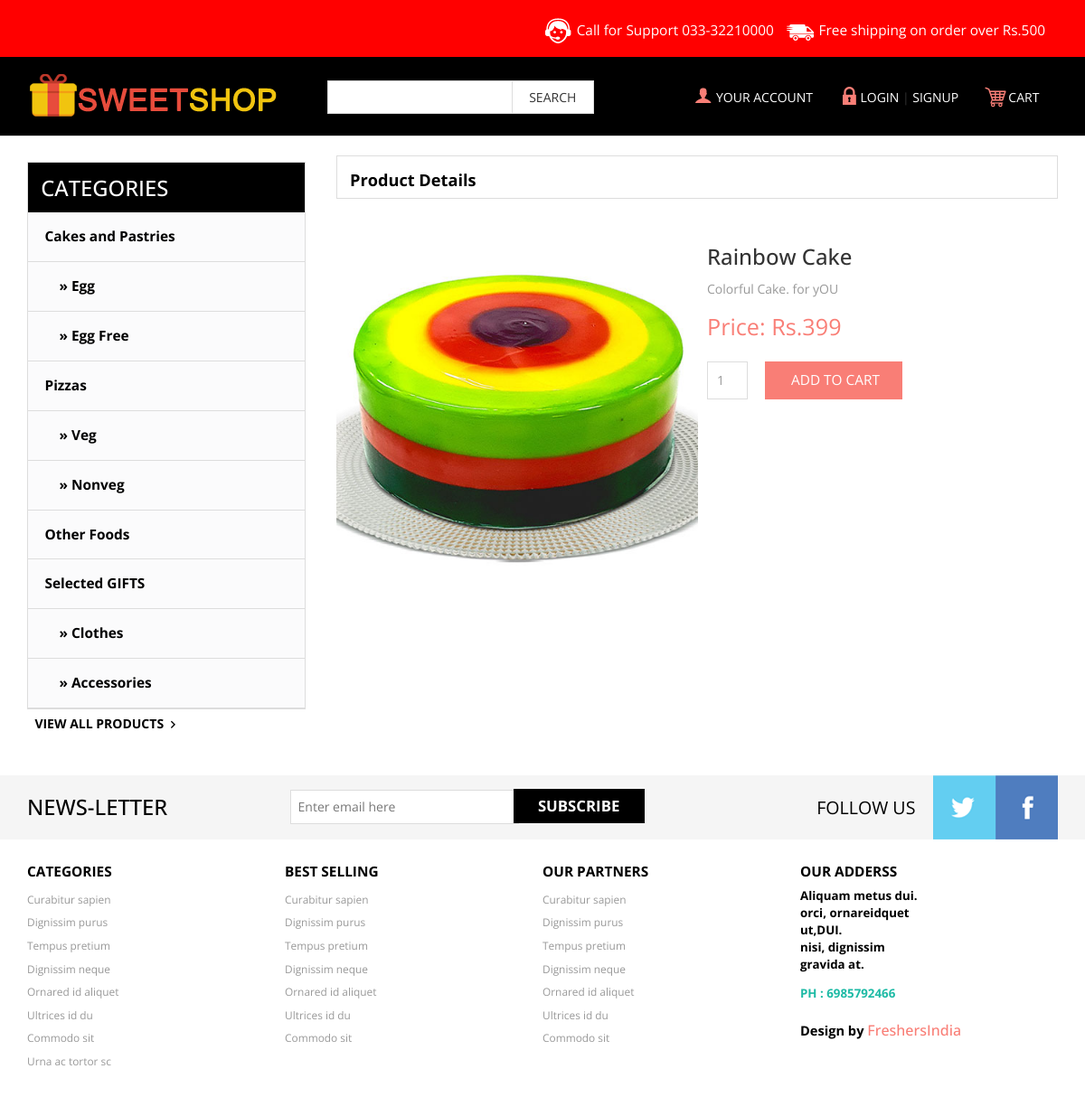
Screenshot of /details.php?id=106 with the database file from the repository.
### tables this page shows
CREATE TABLE `products` (
  `id` int(11) NOT NULL,
  `name` varchar(100) NOT NULL DEFAULT '',
  `details` text NOT NULL,
  `image` varchar(100) NOT NULL DEFAULT '',
  `price` int(4) NOT NULL DEFAULT 0,
  `cid` int(6) NOT NULL DEFAULT 0,
  `total_views` int(11) NOT NULL,
  `total_sales` int(11) NOT NULL
);

CREATE TABLE `category` (
  `cid` int(6) NOT NULL,
  `cname` varchar(100) NOT NULL DEFAULT '',
  `parent_id` int(6) NOT NULL DEFAULT 0
);

### details.php (the view, shortened to what this page needs)
<?php
include "lib/connection.php";
include "lib/header.php";
$sql = "SELECT * FROM `products` WHERE `id` = '$_GET[id]' ";
$res = $db->query($sql);
$row = $res->fetch_array();
?>
   <div class="products">
	   		     	<h5 class="latest-product">Product Details</h5>
   </div>
			<table>
			<tr>
				<td>
					<br> <img src="<?=$row['image'];?>" WIDTH = 400 />
				</td>
				<td STYLE = "padding: 10px; vertical-align: top;">
				     	<h3 class="m_3"><?=$row['name'];?></h3>
				     	<p class="m_text"><?=$row['details'];?></p>
					 <div class="left-n ">Price: Rs.<?php print $row['price'];?></div>
					<div class="clearfix"> </div>
					<div class="contact-form">
						<form method="post" action="add.php">
						<table>
						<tr>
							<td><input type="text" name="quantity"  VALUE = "1" SIZE = 4></td>
							<td><input type="submit"  VALUE = " Add to Cart" ></td>
						</tr>
						</table>
					</form>
					 </div>
				</td>
			</tr>
			</table>
<?php
include "lib/footer.php";
?>

### lib/footer.php (shortened to what this page needs)
	   		   </div>
			   <div class="sub-cate">
				<div class=" top-nav rsidebar span_1_of_left">
					<h3 class="cate">CATEGORIES</h3>
		 <ul class="menu">
			<ul class="kid-menu ">
<?php
include_once "lib/connection.php";
$sql = "SELECT * FROM `category` WHERE `parent_id` = '0' ";
$res = $db->query($sql);
while($row = $res->fetch_array()) {
	print "<li><a href=\"products.php?cid=$row[cid]\">$row[cname]</a></li>";
	$sql2 = "SELECT * FROM `category` WHERE `parent_id` = '$row[cid]' ";
	$res2 = $db->query($sql2);
	while($row2 = $res2->fetch_array()) {
		print "<li><a href=\"products.php?cid=$row2[cid]\"> &nbsp; &nbsp; &raquo; $row2[cname]</a></li>";
	}
}
?>
			</ul>
	</ul>
					</div>
	   		     	 <a class="view-all all-product" href="product.html">VIEW ALL PRODUCTS<span> </span></a>
			</div>
		</div>
	<div class="footer">
		<div class="footer-top">
			<div class="container">
				<div class="latter">
					<h6>NEWS-LETTER</h6>
					<div class="sub-left-right">
						<form>
							<input type="text" value="Enter email here"onfocus="this.value = '';" onblur="if (this.value == '') {this.value = 'Enter email here';}" />
							<input type="submit" value="SUBSCRIBE" />
						</form>
					</div>
				</div>
				<div class="latter-right">
					<p>FOLLOW US</p>
					<ul class="face-in-to">
						<li><a href="#"><span> </span></a></li>
						<li><a href="#"><span class="facebook-in"> </span></a></li>
					</ul>
					<div class="clearfix"> </div>
				</div>
			</div>
		</div>
		<div class="footer-bottom">
			<div class="container">
				<div class="footer-bottom-cate">
					<h6>CATEGORIES</h6>
					<ul>
						<li><a href="#">Curabitur sapien</a></li>
						<li><a href="#">Dignissim purus</a></li>
						<li><a href="#">Tempus pretium</a></li>
						<li ><a href="#">Dignissim neque</a></li>
						<li ><a href="#">Ornared id aliquet</a></li>
						<li><a href="#">Ultrices id du</a></li>
						<li><a href="#">Commodo sit</a></li>
						<li ><a href="#">Urna ac tortor sc</a></li>
					</ul>
				</div>
				<div class="footer-bottom-cate bottom-grid-cat">
					<h6>BEST SELLING</h6>
					<ul>
						<li><a href="#">Curabitur sapien</a></li>
						<li><a href="#">Dignissim purus</a></li>
						<li><a href="#">Tempus pretium</a></li>
						<li ><a href="#">Dignissim neque</a></li>
						<li ><a href="#">Ornared id aliquet</a></li>
						<li><a href="#">Ultrices id du</a></li>
						<li><a href="#">Commodo sit</a></li>
					</ul>
				</div>
				<div class="footer-bottom-cate">
					<h6>OUR PARTNERS</h6>
					<ul>
						<li><a href="#">Curabitur sapien</a></li>
						<li><a href="#">Dignissim purus</a></li>
						<li><a href="#">Tempus pretium</a></li>
						<li ><a href="#">Dignissim neque</a></li>
						<li ><a href="#">Ornared id aliquet</a></li>
						<li><a href="#">Ultrices id du</a></li>
						<li><a href="#">Commodo sit</a></li>
					</ul>
				</div>
				<div class="footer-bottom-cate cate-bottom">
					<h6>OUR ADDERSS</h6>
					<ul>
						<li>Aliquam metus  dui. </li>
						<li>orci, ornareidquet</li>
						<li> ut,DUI.</li>
						<li >nisi, dignissim</li>
						<li >gravida at.</li>
						<li class="phone">PH : 6985792466</li>
						<li class="temp"> <p class="footer-class">Design by <a href="http://freshersindia.com/" target="_blank">FreshersIndia</a> </p></li>
					</ul>
				</div>
				<div class="clearfix"> </div>
			</div>
		</div>
	</div>
</body>
</html>

### css/style.css (style rules this page uses)
body { background: #fff; font-family: 'Open Sans', sans-serif; }
body a { transition: 0.5s all; -webkit-transition: 0.5s all; -o-transition: 0.5s all; -ms-transition: 0.5s all; -moz-transition: 0.5s all; }
h3.cate { color: #fff; font-size: 1.7em; padding: 0.6em ; background: #000; margin: 0; }
ul.kid-menu { display: block !important; }
.menu { width: auto; height: auto; padding: 0; list-style: none; margin: 0; background: #FBFBFC; }
ul { padding: 0; list-style: none; }
.menu ul li a { width: 100%; display: block; position: relative; font-size:1.1em; font-weight: 400; color: #000; text-decoration:none; border-bottom: 1px solid #ddd; font-weight:700; line-height: 3.5em; text-indent: 1.2em; }
.menu ul.kid-menu li a { border-bottom: none; }
ul.kid-menu { padding: 0; margin: 0; }
ul.kid-menu li { list-style: none; border-bottom: 1px solid #ddd; }
.sub-cate,.slide-grid { float: left; }
.top-nav { border: 1px solid #ddd; }
.sub-cate { width: 27%; margin: 2em 2em 0 0; }
.products { width: 100%; border: 1px solid #ddd; float:left; margin: 1.5em 0; padding: 0.7em 1em ; }
.latest-product,.dolor-grid { float:left; }
.view-all,a.get-cart { float:right; padding: 0.4em 0.6em; font-size: 1em; }
a.view-all span { background: url(../images/arrow2.png)0px 0px; width: 15px; height: 14px; display:inline-block; }
a.view-all { text-decoration: none; font-size: 1em; color:#000; font-weight:700; }
a.all-product { float:left; }
h5.latest-product { margin: 6px 0 0; font-size: 1.3em; color: #000; font-weight: 700; }
p.m_text { color: #999; font-size: 1em; line-height:1.8em; }
.contact-form input[type="text"] { display: block; width:70%; padding: 10px; border: 1px solid #ddd; outline: none; margin: 1.5em 0; font-size: 1em; color: #999; }
.contact-form input[type="submit"] { padding: 10px 25px; color: #fff; background: #F97E76; font-size: 1.1em; border: none; outline: none; cursor: pointer; font-family: 'Open Sans', sans-serif; text-transform: uppercase; transition: 0.5s all; -webkit-transition: 0.5s all; -moz-transition: 0.5s all; -o-transition: 0.5s all; float:right; }
.footer-top { background: #F5F5F5; margin: 3em 0 0; }
.latter { float:left; width:65%; }
.latter h6 { margin: 0.9em 1em 0 0; font-size: 1.7em; color: #000; float:left; width: 36%; }
.latter-right { float:right; }
.latter-right p { font-size: 1.4em; color: #000; margin: 1.1em 1em; float: left; }
ul.face-in-to { float:left; padding:0; margin:0; }
ul.face-in-to li { display:inline-block; float:left; }
ul.face-in-to li a span { background: url(../images/img-sprite.png) -281px 0px; width: 69px; height: 71px; display: block; }
ul.face-in-to li a span.facebook-in { background-position:-350px 0px; }
.latter input[type="text"] { border: 1px solid #ddd; outline: none; background: #fff; font-size:1em; color:#777; width:61%; padding:8px; margin:0; }
.latter input[type="submit"] { outline: none; cursor: pointer; width: 35%; padding: 7px; background: #000; color: #fff; font-size:1.2em; font-weight: 700; border: none; position: absolute; left: 14.7em; top: 15px; -webkit-apperance:none; }
.sub-left-right { float: left; position: relative; width: 56%; padding: 1.1em 0; }
.footer-bottom-cate { float: left; width: 25%; }
.footer-bottom-cate h6 { font-size: 1.1em; color: #000; margin: 0 0 0.5em; font-weight: 700; }
.footer-bottom-cate ul { padding: 0; margin: 0; }
.footer-bottom-cate ul li { list-style: none; padding: 0.2em 0; }
.footer-bottom-cate ul li a { text-decoration:none; font-size: 0.85em; color: #999; }
.cate-bottom ul li { font-size: 0.95em; color: #000; font-weight: 700; }
.cate-bottom ul li { padding: 0em 0; }
.cate-bottom ul li.phone { color:#1DBAA5; }
.cate-bottom ul li.phone { padding: 1em 0 1.5em; }
.cate-bottom ul li p { color:#000; margin: 0; font-size:1.1em; }
.cate-bottom ul li p a { color:#F97E76; font-size:1.1em; font-weight: 500; }
.footer-bottom { padding: 2em 0 5em; }
.left-n { font-size:1.8em; float:left; color:#F97E76; }

### rows the page displays
products: image (picture), name "Rainbow Cake", details "Colorful Cake. for yOU", price "399"
category: cname "Cakes and Pastries"
category: cname "Egg"
category: cname "Egg Free"
category: cname "Pizzas"
category: cname "Veg"
category: cname "Nonveg"
category: cname "Other Foods"
category: cname "Selected GIFTS"
category: cname "Clothes"
category: cname "Accessories"
